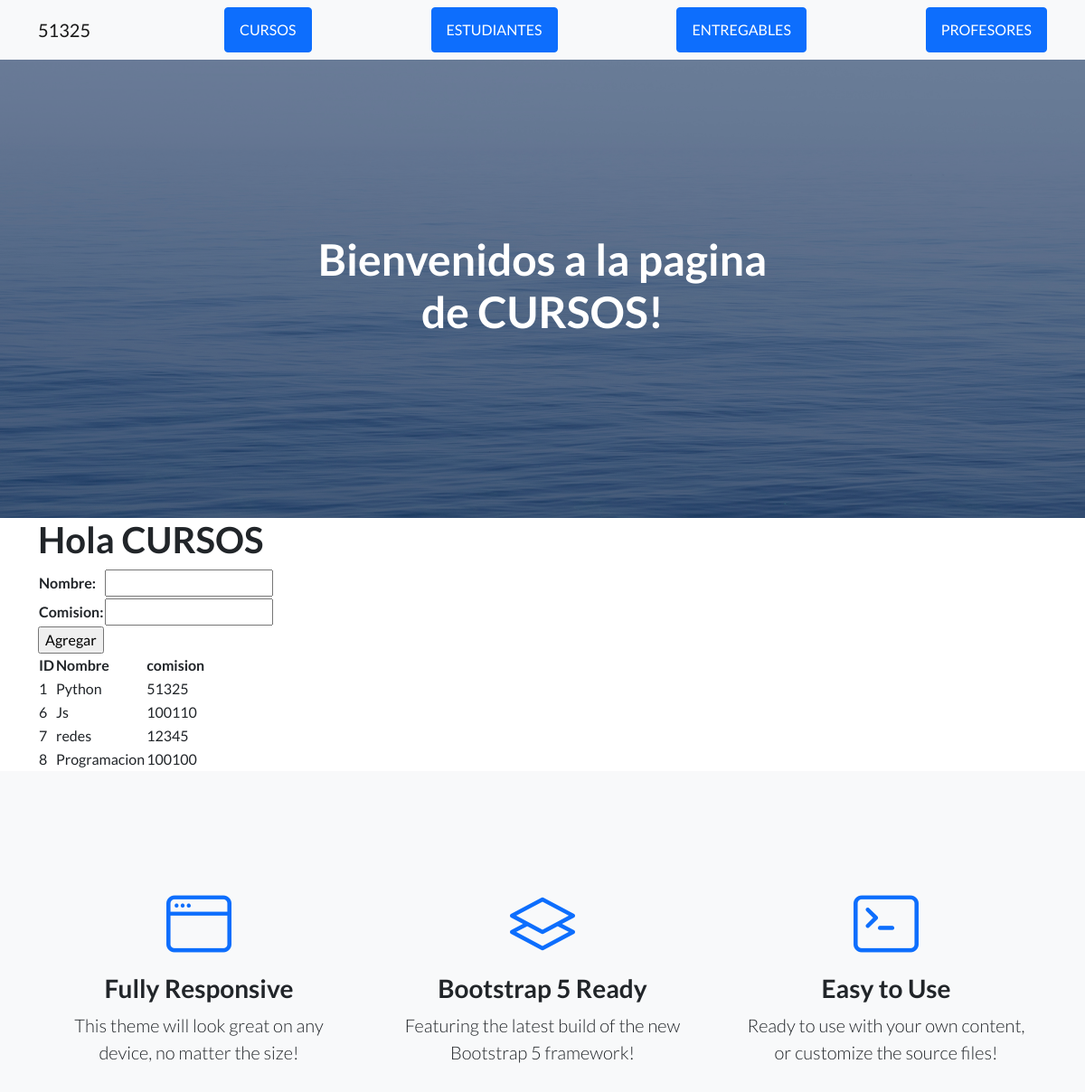
The app's page /AppCoder/cursos/ (upper part), older data.
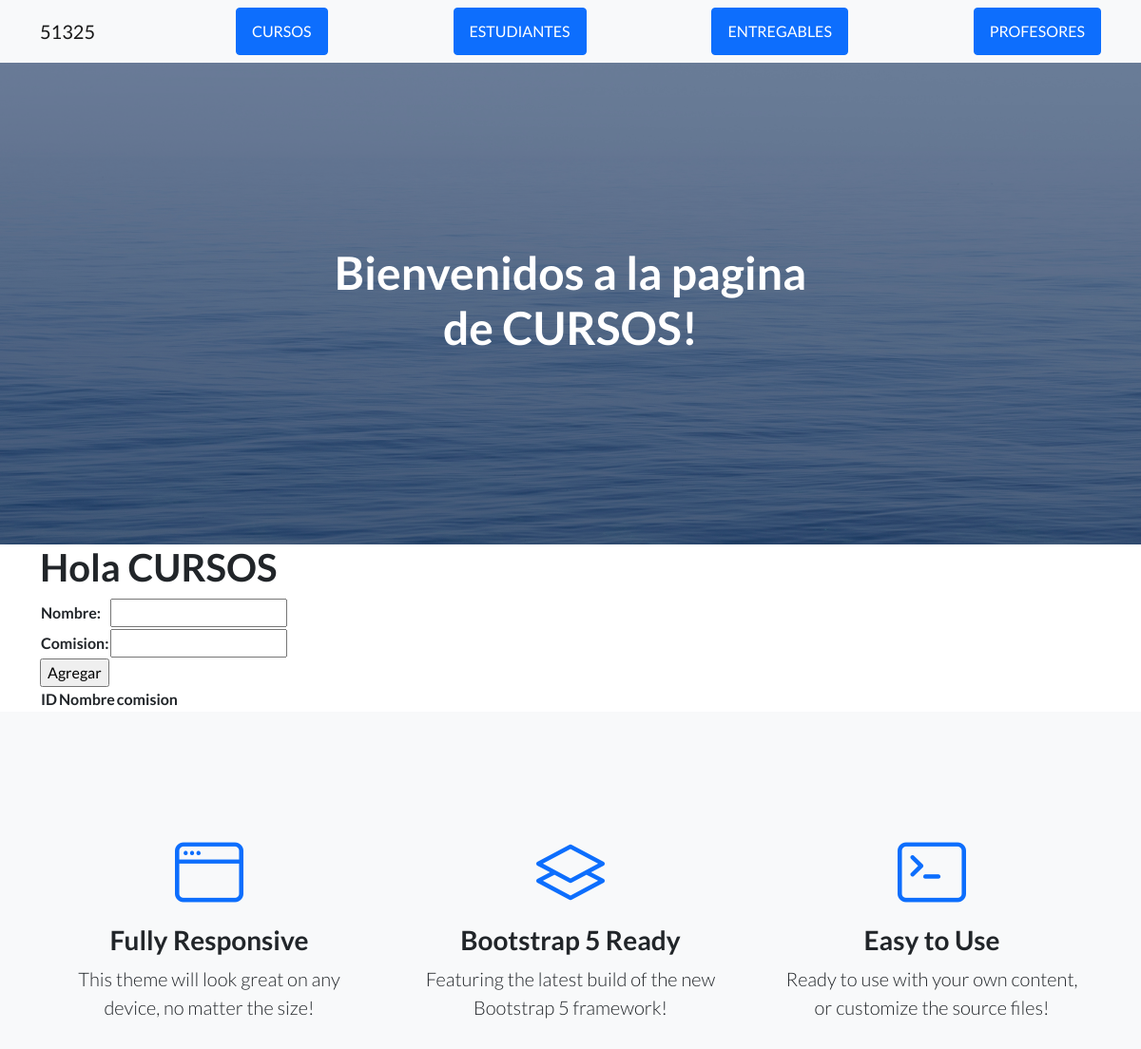
The same page, newer data.
### AppCoder/models.py (models this page shows, shortened)
class Curso(models.Model):
    nombre=models.CharField(max_length=50 )
    comision=models.IntegerField()

### AppCoder/views.py (the view)
# urls.py: path("cursos/", cursos, name="cursos"),
def cursos(request):
    if request.method == "POST":
        form = CursoForm(request.POST)
        if form.is_valid():
            curso = Curso()
            curso.nombre = form.cleaned_data['nombre']
            curso.comision = form.cleaned_data['comision']
            curso.save()
            form = CursoForm()
    else:
        form = CursoForm()
    cursos = Curso.objects.all() #Profesor.objects.filter(nombre__icontains="P").all()
    context = {"cursos": cursos, "form" : form}
    return render(request, "AppCoder/cursos.html", context)

### AppCoder/forms.py
class CursoForm(forms.Form):
    nombre= forms.CharField(max_length=50)
    comision= forms.IntegerField()

### AppCoder/templates/AppCoder/cursos.html (shortened to what this page needs)
{% extends "AppCoder/padre.html" %}
{% load static %}
{% block titulo %}
    <h1>Bienvenidos a la pagina de CURSOS!</h1>
{% endblock %}
{% block contenido_que_cambia %}
<h1> Hola CURSOS</h1>
<form action="" method="post">
    <table>
    {{ form.as_table }}
    </table>
    <input type="submit" value="Agregar">
</form>
<table>
    <thead>
        <tr>
            <th>ID</th>
            <th>Nombre</th>
            <th>comision</th>
        </tr>
    </thead>
    <tbody>
        {% for curso in cursos %}
        <tr>
            <td>
                {{ curso.id}}
            </td>
            <td>
                {{ curso.nombre}}
            </td>
            <td>
                {{ curso.comision}}
            </td>
        </tr>
        {% endfor %}
    </tbody>
</table>
{% endblock %}

Row changes from the older to the newer data that the page shows:
removed Curso: id "1", nombre "Python", comision "51325"
removed Curso: id "6", nombre "Js", comision "100110"
removed Curso: id "7", nombre "redes", comision "12345"
removed Curso: id "8", nombre "Programacion", comision "100100"
